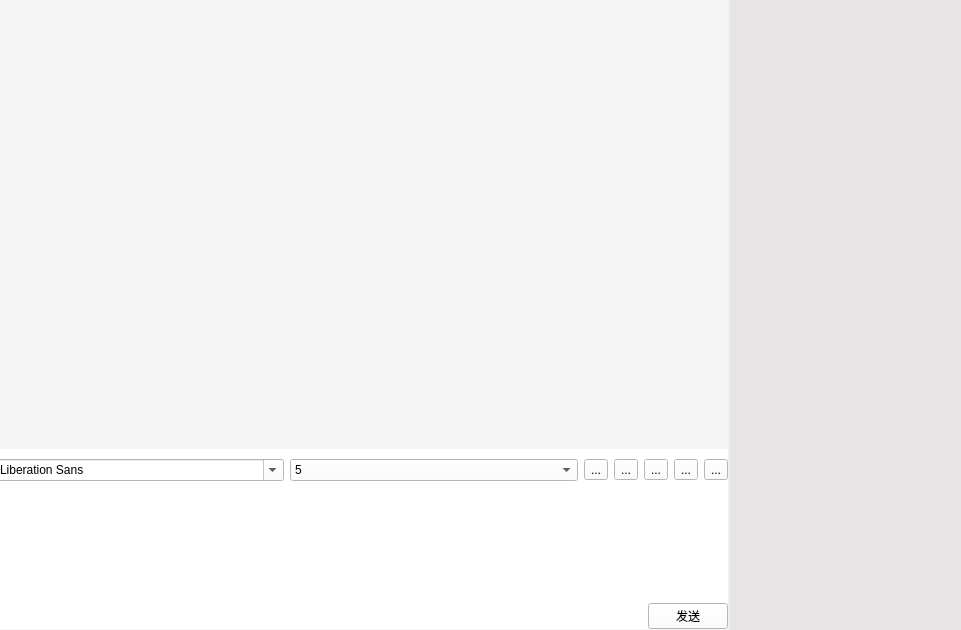
<?xml version="1.0" encoding="UTF-8"?>
<ui version="4.0">
 <class>PCR</class>
 <widget class="QWidget" name="PCR">
  <property name="geometry">
   <rect>
    <x>0</x>
    <y>0</y>
    <width>961</width>
    <height>630</height>
   </rect>
  </property>
  <property name="maximumSize">
   <size>
    <width>10000</width>
    <height>1000000</height>
   </size>
  </property>
  <property name="windowTitle">
   <string>Form</string>
  </property>
  <widget class="QWidget" name="widget_8" native="true">
   <property name="geometry">
    <rect>
     <x>-10</x>
     <y>0</y>
     <width>743</width>
     <height>641</height>
    </rect>
   </property>
   <layout class="QHBoxLayout" name="horizontalLayout_3">
    <property name="leftMargin">
     <number>0</number>
    </property>
    <property name="topMargin">
     <number>0</number>
    </property>
    <property name="rightMargin">
     <number>0</number>
    </property>
    <property name="bottomMargin">
     <number>0</number>
    </property>
    <item>
     <widget class="QWidget" name="widget_6" native="true">
      <layout class="QVBoxLayout" name="verticalLayout_4">
       <property name="leftMargin">
        <number>0</number>
       </property>
       <property name="topMargin">
        <number>0</number>
       </property>
       <property name="rightMargin">
        <number>0</number>
       </property>
       <property name="bottomMargin">
        <number>0</number>
       </property>
      </layout>
     </widget>
    </item>
    <item>
     <widget class="QWidget" name="widget_7" native="true">
      <layout class="QVBoxLayout" name="verticalLayout_3">
       <property name="leftMargin">
        <number>0</number>
       </property>
       <property name="topMargin">
        <number>0</number>
       </property>
       <property name="rightMargin">
        <number>5</number>
       </property>
       <property name="bottomMargin">
        <number>0</number>
       </property>
       <item>
        <widget class="QWidget" name="widget_4" native="true">
         <property name="styleSheet">
          <string notr="true">
background-color: #f5f5f5;</string>
         </property>
         <layout class="QVBoxLayout" name="verticalLayout_2">
          <property name="leftMargin">
           <number>0</number>
          </property>
          <property name="topMargin">
           <number>0</number>
          </property>
          <property name="rightMargin">
           <number>0</number>
          </property>
          <property name="bottomMargin">
           <number>0</number>
          </property>
          <item>
           <widget class="QWidget" name="widget_2" native="true">
            <layout class="QVBoxLayout" name="verticalLayout">
             <property name="leftMargin">
              <number>0</number>
             </property>
             <property name="topMargin">
              <number>0</number>
             </property>
             <property name="rightMargin">
              <number>0</number>
             </property>
             <property name="bottomMargin">
              <number>0</number>
             </property>
             <item>
              <widget class="QTextBrowser" name="msgBrowser">
               <property name="styleSheet">
                <string notr="true">
background-color: #f5f5f5;</string>
               </property>
               <property name="frameShape">
                <enum>QFrame::NoFrame</enum>
               </property>
              </widget>
             </item>
             <item>
              <widget class="QWidget" name="widget" native="true">
               <property name="maximumSize">
                <size>
                 <width>16777215</width>
                 <height>180</height>
                </size>
               </property>
               <property name="styleSheet">
                <string notr="true">background-color: rgb(255, 255, 255);</string>
               </property>
               <layout class="QVBoxLayout" name="verticalLayout_6">
                <property name="leftMargin">
                 <number>0</number>
                </property>
                <property name="topMargin">
                 <number>0</number>
                </property>
                <property name="rightMargin">
                 <number>0</number>
                </property>
                <property name="bottomMargin">
                 <number>0</number>
                </property>
                <item>
                 <widget class="QWidget" name="widget_3" native="true">
                  <layout class="QHBoxLayout" name="horizontalLayout">
                   <property name="leftMargin">
                    <number>0</number>
                   </property>
                   <property name="topMargin">
                    <number>0</number>
                   </property>
                   <property name="rightMargin">
                    <number>0</number>
                   </property>
                   <property name="bottomMargin">
                    <number>0</number>
                   </property>
                   <item>
                    <widget class="QFontComboBox" name="fontCbx"/>
                   </item>
                   <item>
                    <widget class="QComboBox" name="sizeCbx">
                     <item>
                      <property name="text">
                       <string>5</string>
                      </property>
                     </item>
                     <item>
                      <property name="text">
                       <string>6</string>
                      </property>
                     </item>
                     <item>
                      <property name="text">
                       <string>7</string>
                      </property>
                     </item>
                     <item>
                      <property name="text">
                       <string>8</string>
                      </property>
                     </item>
                     <item>
                      <property name="text">
                       <string>9</string>
                      </property>
                     </item>
                     <item>
                      <property name="text">
                       <string>10</string>
                      </property>
                     </item>
                     <item>
                      <property name="text">
                       <string>11</string>
                      </property>
                     </item>
                     <item>
                      <property name="text">
                       <string>12</string>
                      </property>
                     </item>
                    </widget>
                   </item>
                   <item>
                    <widget class="QToolButton" name="boldTBtn">
                     <property name="toolTip">
                      <string>加粗</string>
                     </property>
                     <property name="text">
                      <string>...</string>
                     </property>
                     <property name="icon">
                      <iconset resource="res.qrc">
                       <normaloff>:/image/bolder.png</normaloff>:/image/bolder.png</iconset>
                     </property>
                     <property name="checkable">
                      <bool>true</bool>
                     </property>
                    </widget>
                   </item>
                   <item>
                    <widget class="QToolButton" name="italicTbtn">
                     <property name="toolTip">
                      <string>倾斜</string>
                     </property>
                     <property name="text">
                      <string>...</string>
                     </property>
                     <property name="icon">
                      <iconset resource="res.qrc">
                       <normaloff>:/image/italic.png</normaloff>:/image/italic.png</iconset>
                     </property>
                     <property name="checkable">
                      <bool>true</bool>
                     </property>
                    </widget>
                   </item>
                   <item>
                    <widget class="QToolButton" name="underlineTBtn">
                     <property name="toolTip">
                      <string>下划线</string>
                     </property>
                     <property name="text">
                      <string>...</string>
                     </property>
                     <property name="icon">
                      <iconset resource="res.qrc">
                       <normaloff>:/image/underline.png</normaloff>:/image/underline.png</iconset>
                     </property>
                     <property name="checkable">
                      <bool>true</bool>
                     </property>
                    </widget>
                   </item>
                   <item>
                    <widget class="QToolButton" name="colorTBtn">
                     <property name="toolTip">
                      <string>颜色</string>
                     </property>
                     <property name="text">
                      <string>...</string>
                     </property>
                     <property name="icon">
                      <iconset resource="res.qrc">
                       <normaloff>:/image/color.png</normaloff>:/image/color.png</iconset>
                     </property>
                    </widget>
                   </item>
                   <item>
                    <widget class="QToolButton" name="clearTBtn">
                     <property name="toolTip">
                      <string>清空</string>
                     </property>
                     <property name="text">
                      <string>...</string>
                     </property>
                     <property name="icon">
                      <iconset resource="res.qrc">
                       <normaloff>:/image/clear.png</normaloff>:/image/clear.png</iconset>
                     </property>
                    </widget>
                   </item>
                  </layout>
                 </widget>
                </item>
                <item>
                 <widget class="QTextEdit" name="msgtxtEdit">
                  <property name="maximumSize">
                   <size>
                    <width>16777215</width>
                    <height>100</height>
                   </size>
                  </property>
                  <property name="frameShape">
                   <enum>QFrame::NoFrame</enum>
                  </property>
                 </widget>
                </item>
                <item>
                 <layout class="QHBoxLayout" name="horizontalLayout_4">
                  <item>
                   <spacer name="horizontalSpacer">
                    <property name="orientation">
                     <enum>Qt::Horizontal</enum>
                    </property>
                    <property name="sizeHint" stdset="0">
                     <size>
                      <width>40</width>
                      <height>20</height>
                     </size>
                    </property>
                   </spacer>
                  </item>
                  <item>
                   <widget class="QPushButton" name="sendBtn">
                    <property name="text">
                     <string>发送</string>
                    </property>
                   </widget>
                  </item>
                 </layout>
                </item>
               </layout>
              </widget>
             </item>
            </layout>
           </widget>
          </item>
          <item>
           <widget class="QWidget" name="widget_5" native="true">
            <property name="maximumSize">
             <size>
              <width>16777215</width>
              <height>100</height>
             </size>
            </property>
            <layout class="QHBoxLayout" name="horizontalLayout_2">
             <property name="leftMargin">
              <number>0</number>
             </property>
             <property name="topMargin">
              <number>0</number>
             </property>
             <property name="rightMargin">
              <number>0</number>
             </property>
             <property name="bottomMargin">
              <number>0</number>
             </property>
            </layout>
           </widget>
          </item>
          <item>
           <widget class="QWidget" name="widget_9" native="true">
            <layout class="QVBoxLayout" name="verticalLayout_5">
             <property name="leftMargin">
              <number>0</number>
             </property>
             <property name="topMargin">
              <number>0</number>
             </property>
             <property name="rightMargin">
              <number>0</number>
             </property>
             <property name="bottomMargin">
              <number>0</number>
             </property>
            </layout>
           </widget>
          </item>
         </layout>
        </widget>
       </item>
      </layout>
     </widget>
    </item>
   </layout>
  </widget>
  <widget class="QTextEdit" name="onlinemembers">
   <property name="geometry">
    <rect>
     <x>730</x>
     <y>0</y>
     <width>231</width>
     <height>641</height>
    </rect>
   </property>
   <property name="maximumSize">
    <size>
     <width>1000</width>
     <height>645</height>
    </size>
   </property>
   <property name="styleSheet">
    <string notr="true">background-color: rgb(230, 228, 229);</string>
   </property>
   <property name="frameShape">
    <enum>QFrame::NoFrame</enum>
   </property>
  </widget>
 </widget>
 <resources>
  <include location="res.qrc"/>
 </resources>
 <connections/>
</ui>
